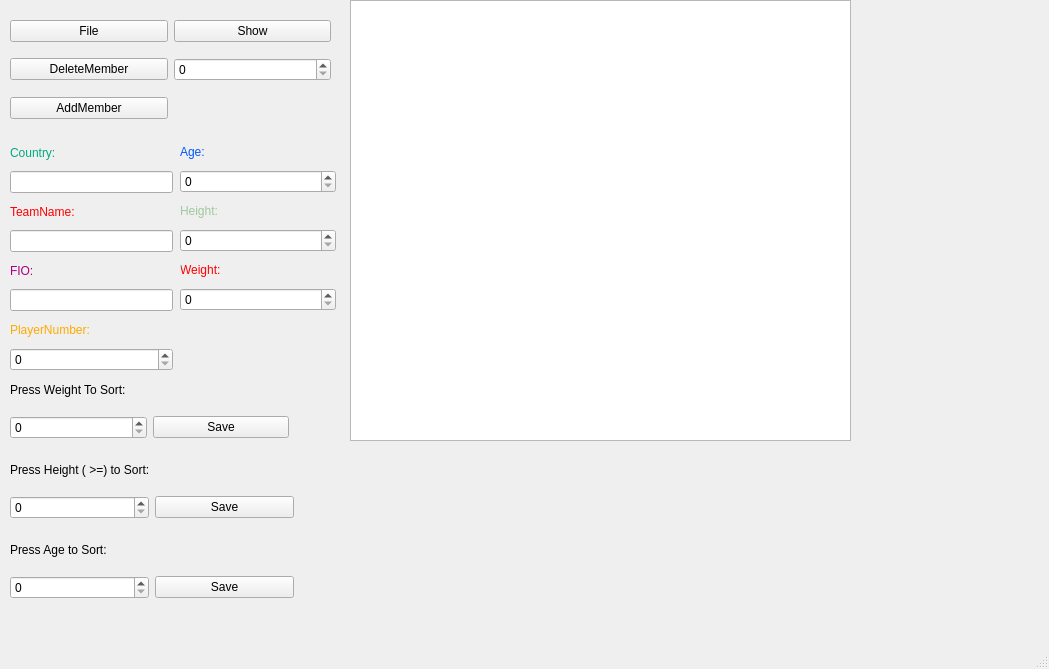
<?xml version="1.0" encoding="UTF-8"?>
<ui version="4.0">
 <class>MainWindow</class>
 <widget class="QMainWindow" name="MainWindow">
  <property name="geometry">
   <rect>
    <x>0</x>
    <y>0</y>
    <width>1049</width>
    <height>669</height>
   </rect>
  </property>
  <property name="windowTitle">
   <string>MainWindow</string>
  </property>
  <widget class="QWidget" name="centralwidget">
   <widget class="QTextBrowser" name="InfoTable">
    <property name="geometry">
     <rect>
      <x>350</x>
      <y>0</y>
      <width>501</width>
      <height>441</height>
     </rect>
    </property>
   </widget>
   <widget class="QWidget" name="layoutWidget">
    <property name="geometry">
     <rect>
      <x>10</x>
      <y>140</y>
      <width>163</width>
      <height>231</height>
     </rect>
    </property>
    <layout class="QVBoxLayout" name="verticalLayout">
     <item>
      <widget class="QLabel" name="label_2">
       <property name="styleSheet">
        <string notr="true">font: 700 12pt &quot;Segoe UI&quot;;
color: rgb(0, 170, 127);</string>
       </property>
       <property name="text">
        <string>Country:</string>
       </property>
      </widget>
     </item>
     <item>
      <widget class="QLineEdit" name="CountryNameLine"/>
     </item>
     <item>
      <widget class="QLabel" name="label_3">
       <property name="styleSheet">
        <string notr="true">font: 700 12pt &quot;Segoe UI&quot;;
color: rgb(255, 0, 0);</string>
       </property>
       <property name="text">
        <string>TeamName:</string>
       </property>
      </widget>
     </item>
     <item>
      <widget class="QLineEdit" name="TeamNameLine"/>
     </item>
     <item>
      <widget class="QLabel" name="label">
       <property name="styleSheet">
        <string notr="true">color: rgb(170, 0, 127);
font: 700 14pt &quot;Segoe UI&quot;;</string>
       </property>
       <property name="text">
        <string>FIO:</string>
       </property>
      </widget>
     </item>
     <item>
      <widget class="QLineEdit" name="FIOLine"/>
     </item>
     <item>
      <widget class="QLabel" name="label_4">
       <property name="styleSheet">
        <string notr="true">font: 700 14pt &quot;Segoe UI&quot;;
color: rgb(255, 170, 0);</string>
       </property>
       <property name="text">
        <string>PlayerNumber:</string>
       </property>
      </widget>
     </item>
     <item>
      <widget class="QSpinBox" name="PlayerNumSpinBox"/>
     </item>
    </layout>
   </widget>
   <widget class="QWidget" name="layoutWidget">
    <property name="geometry">
     <rect>
      <x>180</x>
      <y>140</y>
      <width>156</width>
      <height>171</height>
     </rect>
    </property>
    <layout class="QVBoxLayout" name="verticalLayout_2">
     <item>
      <widget class="QLabel" name="label_5">
       <property name="styleSheet">
        <string notr="true">font: 700 14pt &quot;Segoe UI&quot;;
color: rgb(0, 85, 255);</string>
       </property>
       <property name="text">
        <string>Age:</string>
       </property>
      </widget>
     </item>
     <item>
      <widget class="QSpinBox" name="AgeSpinBox"/>
     </item>
     <item>
      <widget class="QLabel" name="label_6">
       <property name="styleSheet">
        <string notr="true">font: 700 14pt &quot;Segoe UI&quot;;
color: rgb(161, 200, 158);</string>
       </property>
       <property name="text">
        <string>Height:</string>
       </property>
      </widget>
     </item>
     <item>
      <widget class="QSpinBox" name="HeightSpinBox"/>
     </item>
     <item>
      <widget class="QLabel" name="label_7">
       <property name="styleSheet">
        <string notr="true">font: 700 14pt &quot;Segoe UI&quot;;
color: qlineargradient(spread:pad, x1:0, y1:0, x2:1, y2:0, stop:0 rgba(255, 0, 0, 255), stop:0.166 rgba(255, 255, 0, 255), stop:0.333 rgba(0, 255, 0, 255), stop:0.5 rgba(0, 255, 255, 255), stop:0.666 rgba(0, 0, 255, 255), stop:0.833 rgba(255, 0, 255, 255), stop:1 rgba(255, 0, 0, 255));</string>
       </property>
       <property name="text">
        <string>Weight:</string>
       </property>
      </widget>
     </item>
     <item>
      <widget class="QSpinBox" name="WeightSpinBox"/>
     </item>
    </layout>
   </widget>
   <widget class="QWidget" name="layoutWidget_2">
    <property name="geometry">
     <rect>
      <x>10</x>
      <y>450</y>
      <width>284</width>
      <height>69</height>
     </rect>
    </property>
    <layout class="QGridLayout" name="gridLayout_3">
     <item row="1" column="1">
      <widget class="QPushButton" name="HeightSortButton">
       <property name="text">
        <string>Save</string>
       </property>
      </widget>
     </item>
     <item row="1" column="0">
      <widget class="QSpinBox" name="HeightSortSpinBox"/>
     </item>
     <item row="0" column="0" colspan="2">
      <widget class="QLabel" name="label_9">
       <property name="styleSheet">
        <string notr="true">font: 700 14pt &quot;Segoe UI&quot;;</string>
       </property>
       <property name="text">
        <string>Press Height ( &gt;=) to Sort:</string>
       </property>
      </widget>
     </item>
    </layout>
   </widget>
   <widget class="QWidget" name="layoutWidget_3">
    <property name="geometry">
     <rect>
      <x>10</x>
      <y>530</y>
      <width>284</width>
      <height>69</height>
     </rect>
    </property>
    <layout class="QGridLayout" name="gridLayout_4">
     <item row="1" column="1">
      <widget class="QPushButton" name="AgeSortButton">
       <property name="text">
        <string>Save</string>
       </property>
      </widget>
     </item>
     <item row="1" column="0">
      <widget class="QSpinBox" name="AgeSortSpinBox"/>
     </item>
     <item row="0" column="0" colspan="2">
      <widget class="QLabel" name="label_10">
       <property name="styleSheet">
        <string notr="true">font: 700 14pt &quot;Segoe UI&quot;;</string>
       </property>
       <property name="text">
        <string>Press Age to Sort:</string>
       </property>
      </widget>
     </item>
    </layout>
   </widget>
   <widget class="QWidget" name="">
    <property name="geometry">
     <rect>
      <x>10</x>
      <y>10</y>
      <width>321</width>
      <height>121</height>
     </rect>
    </property>
    <layout class="QGridLayout" name="gridLayout">
     <item row="0" column="0">
      <widget class="QPushButton" name="FileWay">
       <property name="text">
        <string>File</string>
       </property>
      </widget>
     </item>
     <item row="0" column="1">
      <widget class="QPushButton" name="ShowButton">
       <property name="text">
        <string>Show</string>
       </property>
      </widget>
     </item>
     <item row="1" column="0" colspan="2">
      <layout class="QHBoxLayout" name="horizontalLayout_2">
       <item>
        <widget class="QPushButton" name="DeleteButton">
         <property name="text">
          <string>DeleteMember</string>
         </property>
        </widget>
       </item>
       <item>
        <widget class="QSpinBox" name="DeleteSpinBox"/>
       </item>
      </layout>
     </item>
     <item row="2" column="0">
      <widget class="QPushButton" name="AddButton">
       <property name="text">
        <string>AddMember</string>
       </property>
      </widget>
     </item>
    </layout>
   </widget>
   <widget class="QWidget" name="">
    <property name="geometry">
     <rect>
      <x>10</x>
      <y>370</y>
      <width>279</width>
      <height>69</height>
     </rect>
    </property>
    <layout class="QGridLayout" name="gridLayout_2">
     <item row="1" column="1">
      <widget class="QPushButton" name="SaveWeightSortButton">
       <property name="text">
        <string>Save</string>
       </property>
      </widget>
     </item>
     <item row="1" column="0">
      <widget class="QSpinBox" name="WeghtSortSpinBox"/>
     </item>
     <item row="0" column="0" colspan="2">
      <widget class="QLabel" name="label_8">
       <property name="styleSheet">
        <string notr="true">font: 700 14pt &quot;Segoe UI&quot;;</string>
       </property>
       <property name="text">
        <string>Press Weight To Sort:</string>
       </property>
      </widget>
     </item>
    </layout>
   </widget>
  </widget>
  <widget class="QMenuBar" name="menubar">
   <property name="geometry">
    <rect>
     <x>0</x>
     <y>0</y>
     <width>1049</width>
     <height>26</height>
    </rect>
   </property>
  </widget>
  <widget class="QStatusBar" name="statusbar"/>
 </widget>
 <resources/>
 <connections/>
</ui>
